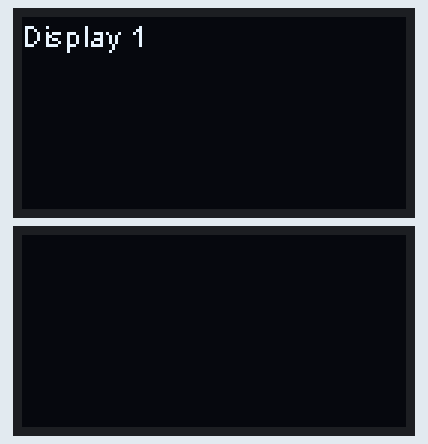
The sketch below on a simulated Arduino Uno, built with avr-gcc and run on an emulated ATmega328P. On the bench: 2 × 128×64 one-colour display.

Above: at 0.1 s.
At 1.1 s:
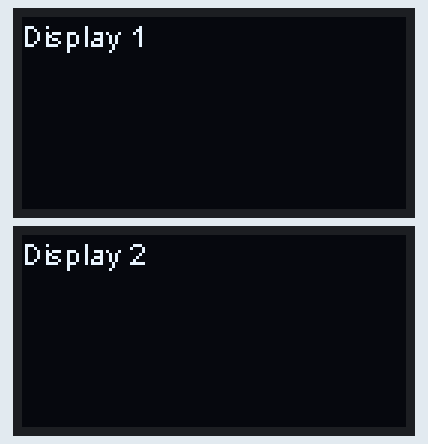

The sketch:

BallMoving.ino
```cpp
#include "SH1106.h"

SH1106  display1(0x3d,21,22);
SH1106  display2(0x3c,21,22);

int i, j;


void setup() {

  display1.init();
  display1.flipScreenVertically();
  display1.setFont(ArialMT_Plain_10);
  delay(10);
  display1.clear();
  display1.drawString( 0, 0, "Display 1");
  display1.display();
  delay(1000);

  display2.init();
  display2.flipScreenVertically();
  //display2.mirrorScreen();
  display2.setFont(ArialMT_Plain_10);
  delay(10);
  display2.clear();
  display2.drawString( 0, 0, "Display 2");
  display2.display();
  delay(1000);


}

void loop() {

    for (i = 0; i < 500; i+=1) {

    display1.fillCircle(i, 30,  10);
    display1.display();
    display1.clear();

    display2.fillCircle(i - 127, 30,  10);
    display2.display();
    display2.clear();


  }

}
```

Measured:
- what the display in image 1 shows lasts 2.3 s, from 1.0 s to 3.3 s
